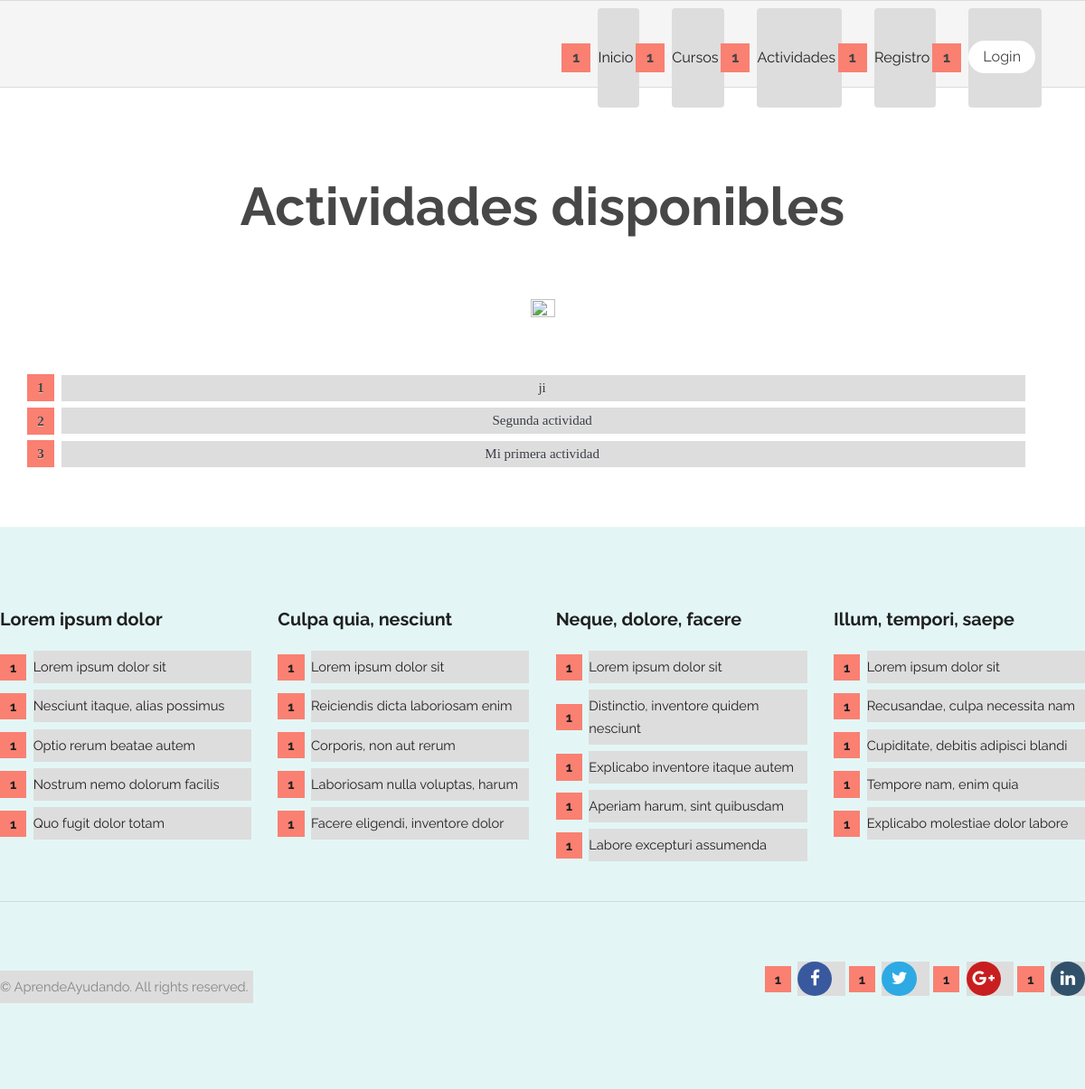
The page /activity/ on the database its author committed.
### activity/models.py (models this page shows, shortened)
class Activity(models.Model):
    title = models.CharField(max_length=200)
    pub_date = models.DateTimeField(verbose_name="date published", auto_now_add=True)
    enrolled_users = models.ManyToManyField(get_user_model(), related_name="activities", blank=True)
    entity = models.ForeignKey(get_user_model(), null=True, on_delete=models.CASCADE, limit_choices_to={'groups__name':'EntidadPublicoPrivada'})
    restricted_entry = models.BooleanField(null=True) #Aun falta añadir esta funcionalidad(recordad hacer el makemigrations->migrate si lo implementais)
    class Meta:
        verbose_name = "Actividad"
        verbose_name_plural = "Actividades"

### activity/views.py (the view)
# urls.py: path('', views.index, name='index'), # /activity/
def index(request):
    activityList = Activity.objects.order_by('-pub_date')[:5]
    id_activities_list_inscripted = []
    for activity in activityList:
        if request.user in activity.enrolled_users.all() or request.user==activity.entity:
            id_activities_list_inscripted.extend([activity.id])
    is_entity = False
    if request.user.has_perm('activity.add_activity'):
        is_entity = True
    context = {
        'activityList': activityList,
        'activities_list_inscripted': id_activities_list_inscripted,
        'is_entity': is_entity
    }
    return render(request, 'activity/index.html', context)

### AprendeAyudando/templates/activity/index.html (shortened to what this page needs)
{% extends "registration/base.html" %}
{% block content %}
<section class="wrapper align-center login">
    {% load static %}
    <link rel="stylesheet" type="text/css" href="{% static 'activity/style.css' %}">
    <div class="container 100% listaActividades">
        {% if filtered_by_enrolled %}
            <h2>Tus actividades</h2>
        {% else %}
            <h2>Actividades disponibles</h2>
        {% endif %}
        <img src="{% static 'general/images/logoTransparent.png' %}" alt="" style="width:15%;height:15%;border-radius:500px;">
        <br><br><br>
        {% if activityList %}
        <ol id="prettyList" style="width:92%;">
            {% for activity in activityList %}
                {% if not activity.id in activities_list_inscripted %}
                    <li id="prettyListItem"><a href="{% url 'activity:inscription' activity.id %}">{{ activity.title }}</a></li>
                {% else %}
                    <li id="prettyListItem"><a href="{% url 'activity:join' activity.id %}">{{ activity.title }}</a></li>
                {% endif %}
            {% endfor %}
        </ol>
        {% else %}
            <p>Lo sentimos, no hay actividades disponibles.</p>
        {% endif %}
    </div>
</section>
{% endblock %}

### AprendeAyudando/static/general/css/skel.css (style rules this page uses)
html,body,div,span,applet,object,iframe,h1,h2,h3,h4,h5,h6,p,blockquote,pre,a,abbr,acronym,address,big,cite,code,del,dfn,em,img,ins,kbd,q,s,samp,small,strike,strong,sub,sup,tt,var,b,u,i,center,dl,dt,dd,ol,ul,li,fieldset,form,label,legend,table,caption,tbody,tfoot,thead,tr,th,td,article,aside,canvas,details,embed,figure,figcaption,footer,header,hgroup,menu,nav,output,ruby,section,summary,time,mark,audio,video { margin:0;padding:0;border:0;font-size:100%;font:inherit;vertical-align:baseline; }
article,aside,details,figcaption,figure,footer,header,hgroup,menu,nav,section { display:block; }
body { line-height:1; }
ol,ul { list-style:none; }
body { -webkit-text-size-adjust:none }
*, *:before, *:after { -moz-box-sizing: border-box; -webkit-box-sizing: border-box; box-sizing: border-box; }
.container { margin-left: auto; margin-right: auto; width: 1200px; }

### AprendeAyudando/static/general/css/style.css (style rules this page uses)
body { background: #fff; }
body, input, select, textarea { color: #444; font-family: "Raleway", Helvetica, sans-serif; font-size: 13pt; font-weight: 400; line-height: 1.65em; }
a { color: #383b43; text-decoration: none; }
h1, h2, h3, h4, h5, h6 { color: #474747; font-weight: 700; line-height: 1em; margin: 0 0 1em 0; }
h2 { font-size: 1.75em; line-height: 1.5em; }
.align-center { text-align: center; }
ol { list-style: decimal; margin: 0 0 2em 0; padding-left: 1.25em; }
ol li { padding-left: 0.25em; }
.login { padding-bottom: 10em; }
.login h2 { font-size: 4em; }
.wrapper { padding: 6em 0em 4em; }

### AprendeAyudando/static/general/css/style-xlarge.css (style rules this page uses)
body, input, select, textarea { font-size: 11pt; }

### AprendeAyudando/static/activity/style.css (style rules this page uses)
ol { counter-reset: li; list-style: none; *list-style: decimal; font: 15px 'trebuchet MS', 'lucida sans'; padding: 0; margin-bottom: 4em; text-shadow: 0 1px 0 rgba(255,255,255,.5); }
ol { margin: 0 0 0 2em; }
li { position: relative; display: block; padding: .4em .4em .4em .8em; *padding: .4em; margin: .5em 0 .5em 2.5em; background: #ddd; color: #444; text-decoration: none; transition: all .3s ease-out; }
li:before { content: counter(li); counter-increment: li; position: absolute; left: -2.5em; top: 50%; margin-top: -1em; background: #fa8072; height: 2em; width: 2em; line-height: 2em; text-align: center; font-weight: bold; }
li:after { position: absolute; content: ''; border: .5em solid transparent; left: -1em; top: 50%; margin-top: -.5em; transition: all .3s ease-out; }

### rows shown on the page
Activity: title "ji"
Activity: title "Segunda actividad"
Activity: title "Mi primera actividad"
